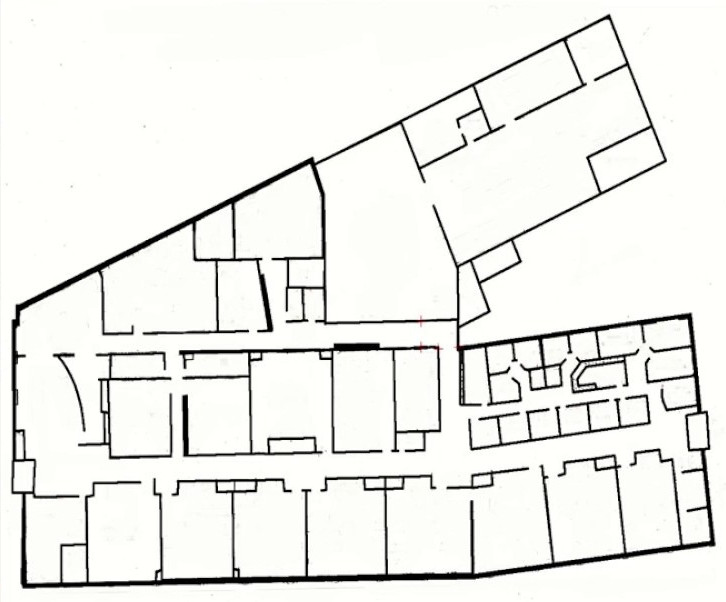
#> input picture ros_ws/src/room_segmentation/willowgarage.jpeg, 726 x 602 px
$ python test3.py
#> lines starting #> are read from the running program, lines starting #| are printed output that depends on the picture; after the words box and inside, x2 and y2 are one past the last pixel; in counts of white or black regions, pixels touching at a corner belong together
import math
from random import randint

import cv2
import numpy as np
from cv2 import (CHAIN_APPROX_NONE, CHAIN_APPROX_SIMPLE, Canny, GaussianBlur,
                 approxPolyDP, arcLength, contourArea, cvtColor, findContours,
                 imread)

# img = imread("./willowgarage.jpeg", cv2.IMREAD_GRAYSCALE)
img = imread("./willowgarage.jpeg", cv2.IMREAD_GRAYSCALE)
#> img: shape (602, 726); min 0, max 255, mean 236.9

print(img.shape)
#| (602, 726)

# cv2.imshow("Original", img)
# cv2.waitKey()

# Grayscale the img
# grayImg = cvtColor(img, cv2.COLOR_BGR2GRAY)
grayImg = img

cv2.imshow("Grayscale", grayImg)
cv2.waitKey()


edge_img = np.zeros_like(grayImg)
edge_img = cv2.cvtColor(edge_img, cv2.COLOR_GRAY2BGR)
#> edge_img: shape (602, 726, 3); every value is 0
edges = cv2.Canny(grayImg, 10, 250, apertureSize=3)
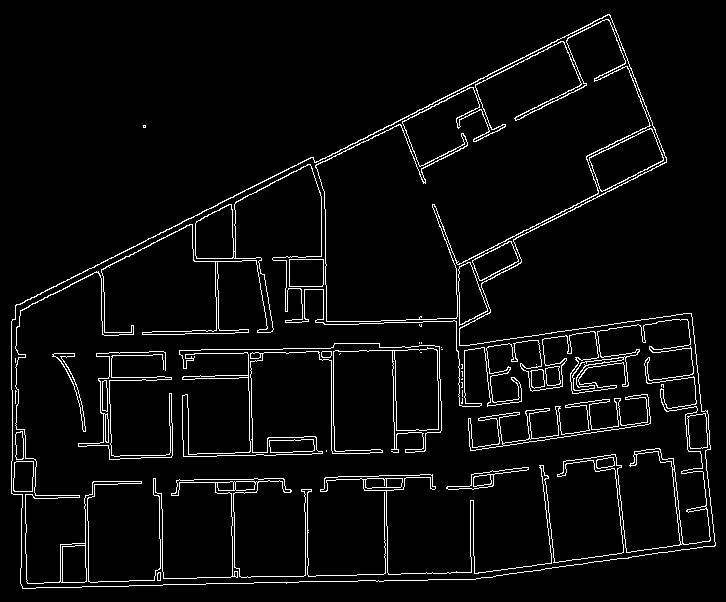
#> edges: shape (602, 726); 4.5% white in thin lines or dots

cv2.imshow("canny", edges)
cv2.waitKey()

lines = cv2.HoughLines(edges, 1, np.pi / 180, 200)
#> lines = [[288, 1.1], [587, 1.55], [291, 1.1], [357, 1.55], [286, 1.1], [446, 1.1], [284, 1.12], [280, 1.1], [581, 1.55], [406, 1.43], [639, 1.43]]
const = 1000
for line in lines:
    rho, theta = line[0]
    a = np.cos(theta)
    b = np.sin(theta)
    x0 = a * rho
    y0 = b * rho
    x1 = int(x0 + const * (-b))
    y1 = int(y0 + const * (a))
    x2 = int(x0 - const * (-b))
    y2 = int(y0 - const * (a))
    cv2.line(edge_img, (x1, y1), (x2, y2), (0, 0, 255), 2)
#> this loop made 11 passes
#> (rho, theta, a, b, x0, y0, x1, y1) on passes 1 to 11: (288, 1.1, 0.454, 0.891, 130.7, 256.6, -760, 710), (587, 1.55, 0.0175, 1, 10.24, 586.9, -989, 604), (291, 1.1, 0.454, 0.891, 132.1, 259.3, -758, 713), (357, 1.55, 0.0175, 1, 6.23, 356.9, -993, 374), (286, 1.1, 0.454, 0.891, 129.8, 254.8, -761, 708), (446, 1.1, 0.454, 0.891, 202.5, 397.4, -688, 851), (284, 1.12, 0.438, 0.899, 124.5, 255.3, -774, 693), (280, 1.1, 0.454, 0.891, 127.1, 249.5, -763, 703), (581, 1.55, 0.0175, 1, 10.14, 580.9, -989, 598), (406, 1.43, 0.139, 0.99, 56.5, 402, -933, 541), (639, 1.43, 0.139, 0.99, 88.93, 632.8, -901, 771)
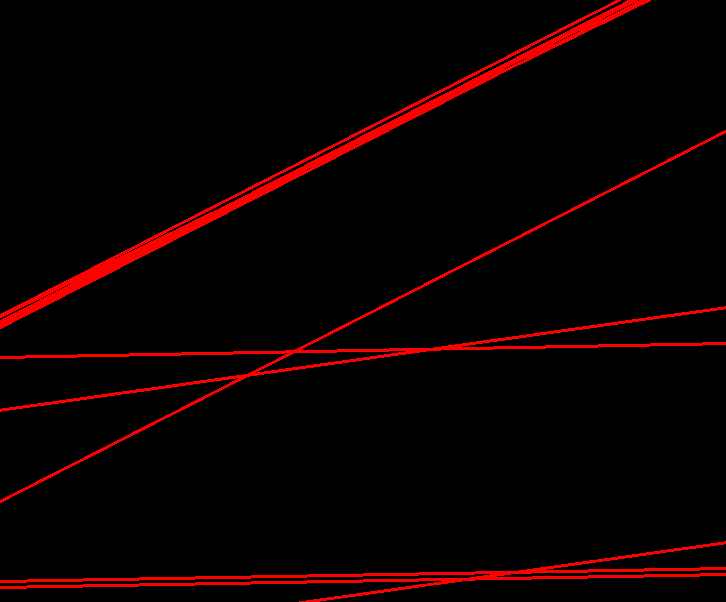
#> edge_img: shape (602, 726, 3); mean B, G, R 0, 0, 12

cv2.imshow("Edges", edge_img)
cv2.waitKey()


#> (the run stopped early here; a loop or call above may not have finished)

$ run again, with ros_ws/src/room_segmentation/fp1.jpeg copied over ros_ws/src/room_segmentation/willowgarage.jpeg
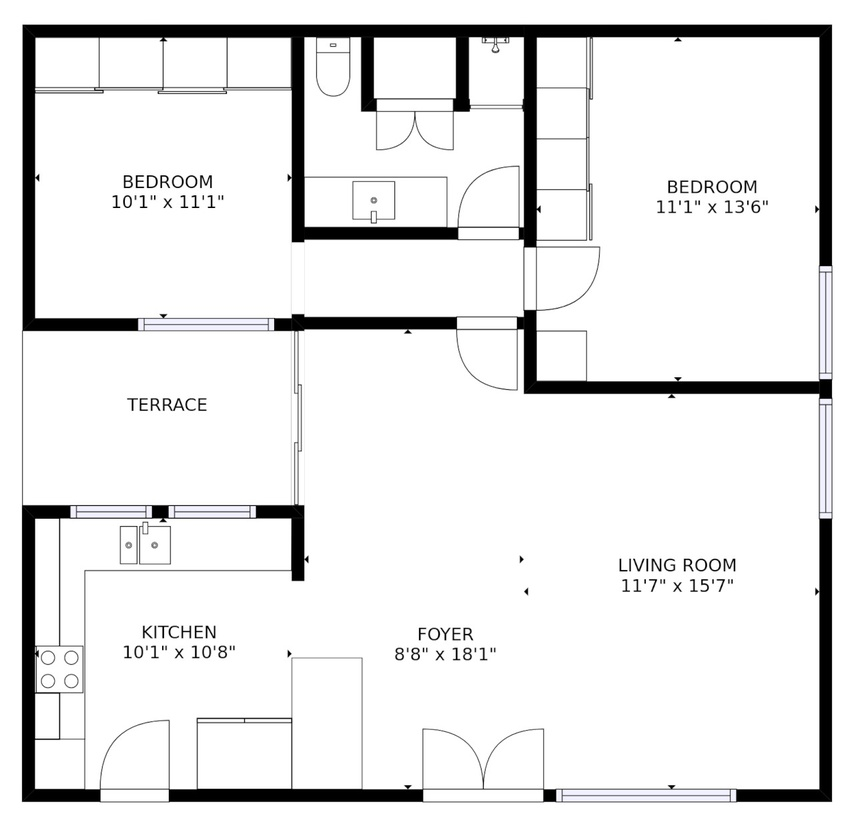
#> input picture ros_ws/src/room_segmentation/fp1.jpeg, 854 x 826 px, shrunk from 1280 x 1239 before the run
#| (826, 854)
#> `edges = cv2.Canny(grayImg, 10, 250, apertureSize=3)`:
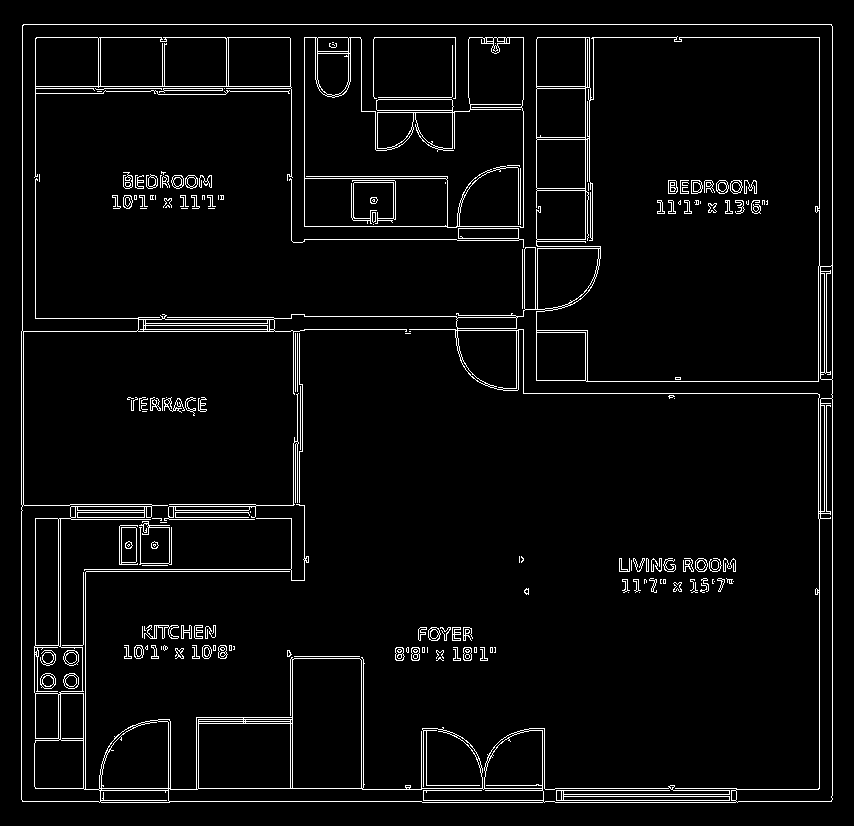
#> edges: shape (826, 854); 4.2% white in thin lines or dots, all inside (x1, y1, x2, y2) = (21, 24, 833, 803)
#> lines = 32 rows, first 8: [24, 1.57], [832, 0], [37, 1.57], [788, 1.57], [819, 0], [21, 0], [35, 0], [801, 1.57]
#> the loop `for line in lines:` made 32 passes
#> (rho, theta, a, b, x0, y0, x1, y1) on passes 1 to 8: (24, 1.57, -4.37e-08, 1, -1.05e-06, 24, -1000, 23), (832, 0, 1, 0, 832, 0, 832, 1000), (37, 1.57, -4.37e-08, 1, -1.62e-06, 37, -1000, 36), (788, 1.57, -4.37e-08, 1, -3.44e-05, 788, -1000, 787), (819, 0, 1, 0, 819, 0, 819, 1000), (21, 0, 1, 0, 21, 0, 21, 1000), (35, 0, 1, 0, 35, 0, 35, 1000), (801, 1.57, -4.37e-08, 1, -3.5e-05, 801, -1000, 800)
#> after the loop `for line in lines:`:
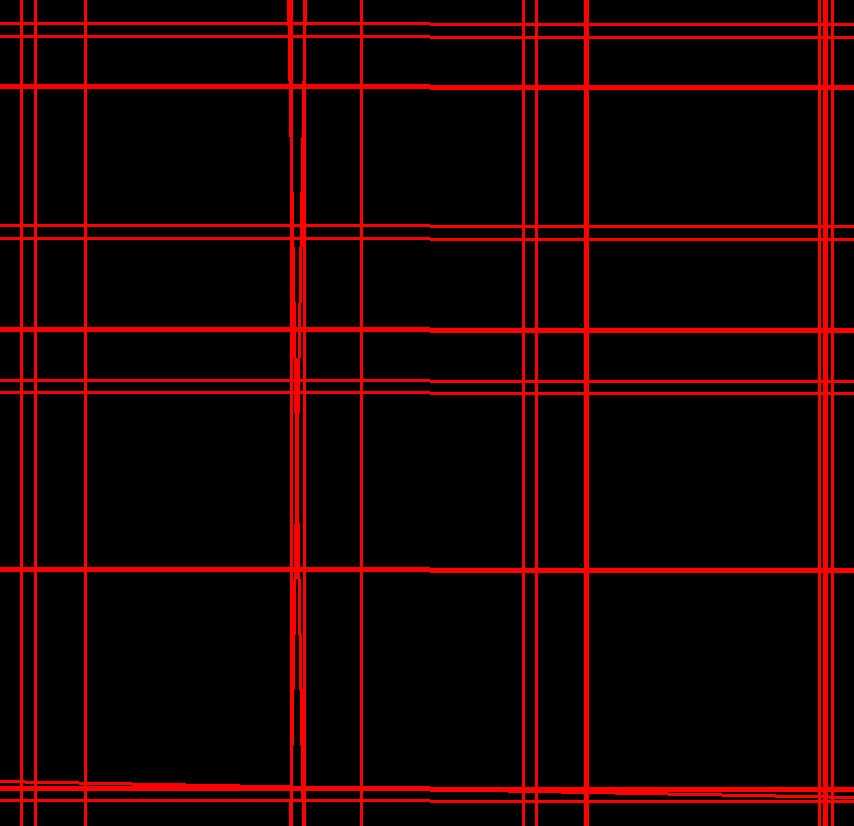
#> edge_img: shape (826, 854, 3); mean B, G, R 0, 0, 25.7
